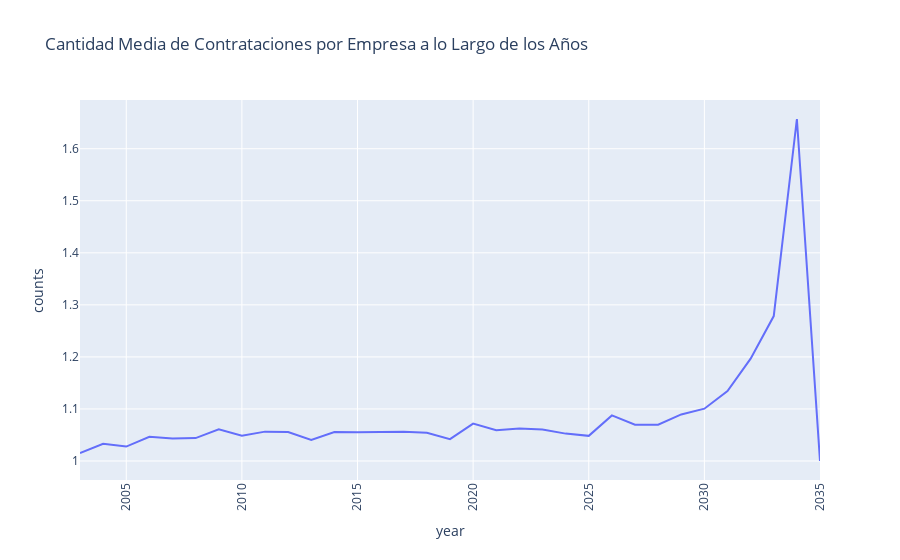

This figure's notebook cell:
### Markdown cell above
## Worksfor

### Code cell
# Contagem de relaciones por año
data_filtered = df_links[df_links['type'] == 'Event.WorksFor']

relations_per_year = data_filtered.groupby(['year', 'type', 'target']).size().reset_index(name='counts')
relations_per_year = relations_per_year.groupby(['year', 'type'])['counts'].mean().reset_index(name='counts')

# Creación de la visualización temporal
fig = px.line(relations_per_year, x='year', y='counts', title='Cantidad Media de Contrataciones por Empresa a lo Largo de los Años')
fig.update_layout(
    #xaxis_title='Año',
    #yaxis_title='Cantidad Media de Contrataciones',
    xaxis_tickangle=-90,
    xaxis={'dtick': 5}#,  # Asegurar que se muestren todos los años
    #xaxis={'categoryorder': 'array', 'categoryarray': average_relations_per_year_type_target['year']}
)
fig.show()

### Figure 1 — Plotly figure (JSON) as saved in the notebook; plotly's stock layout.template omitted (floating-point values rounded to 4 significant figures)
{"data": [{"hovertemplate": "year=%{x}<br>counts=%{y}<extra></extra>", "legendgroup": "", "line": {"color": "#636efa", "dash": "solid"}, "marker": {"symbol": "circle"}, "mode": "lines", "name": "", "orientation": "v", "showlegend": false, "type": "scatter", "x": [2003, 2004, 2005, 2006, 2007, 2008, 2009, 2010, 2011, 2012, 2013, 2014, 2015, 2016, 2017, 2018, 2019, 2020, 2021, 2022, 2023, 2024, 2025, 2026, 2027, 2028, 2029, 2030, 2031, 2032, 2033, 2034, 2035], "xaxis": "x", "y": [1.015, 1.033, 1.028, 1.046, 1.043, 1.044, 1.061, 1.048, 1.056, 1.056, 1.041, 1.056, 1.055, 1.055, 1.056, 1.054, 1.042, 1.072, 1.059, 1.062, 1.061, 1.053, 1.048, 1.088, 1.07, 1.07, 1.089, 1.101, 1.135, 1.197, 1.278, 1.657, 1], "yaxis": "y"}], "layout": {"legend": {"tracegroupgap": 0}, "title": {"text": "Cantidad Media de Contrataciones por Empresa a lo Largo de los Años"}, "xaxis": {"anchor": "y", "domain": [0, 1], "dtick": 5, "tickangle": -90, "title": {"text": "year"}}, "yaxis": {"anchor": "x", "domain": [0, 1], "title": {"text": "counts"}}}}
